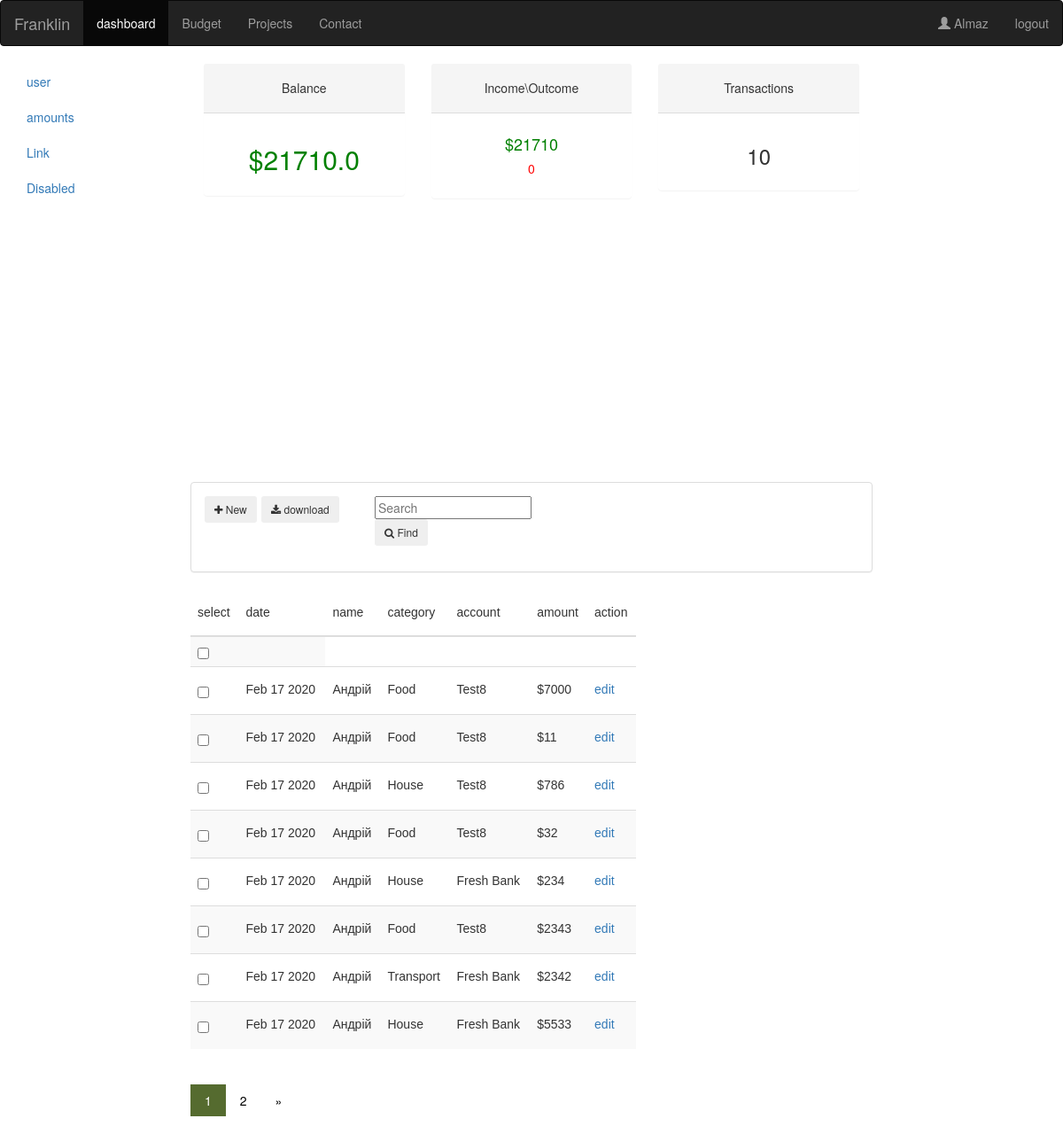
Screenshot of /user (signed in) with the database file from the repository.
### finance/models.py (models this page shows, shortened)
class Trasaction(models.Model):
    profile =models.ForeignKey("Profile",null=True,blank=True,on_delete=models.CASCADE)
    category =models.ForeignKey("Category",null=True,blank=True,on_delete=models.CASCADE)
    name = models.CharField(max_length=120)
    date = models.DateField(auto_now_add=True, blank=True)
    amount = models.ForeignKey(Amount, on_delete=models.CASCADE)
    transaction_amount = models.IntegerField(max_length=9,blank=True,null=True)

class Category(models.Model):
    profile =models.ForeignKey("Profile",null=True,blank=True,on_delete=models.CASCADE)
    name = models.CharField(max_length=120)
    def __str__(self):              # __unicode__ on Python 2
        return str(self.name)

class Amount(models.Model):
    profile =models.ForeignKey("Profile",null=True,blank=True,on_delete=models.CASCADE)
    AMOUNT_TYPE_CHOICES = (
            ('cash', 'Cash'),
            ('card ','Card'),
        )
    name = models.CharField(max_length=120,)
    type = models.CharField(max_length=120,choices=AMOUNT_TYPE_CHOICES,default="cash")
    balance = models.DecimalField(max_digits=19, decimal_places=2)
    def __str__(self):              # __unicode__ on Python 2
        return self.name

### finance/decorators.py (the view)
        def wrapper_func(request,*args,**kwargs):
            group = None
            if request.user.groups.exists():               # Если группа существует
                group = request.user.groups.all()[0].name  # Получить имя группы
            if group in allowed_roles:                     # Если группа в списке разрешенных
                return view_func(request,*args,**kwargs)   # Вернуть вид страницы
            else:
                return HttpResponse("you are not authorized to view this page")

### finance/templates/finance/user_page.html (shortened to what this page needs)
{% extends 'finance/base.html' %}
  {% block content %}
    <div class="col-lg-8 col-sm-8">
      <div class="col-lg-4" >
        <div class="panel panel-default" style="border:none;">
              <div class="panel-heading" style="text-align:center;"><h5 >Balance</h5></div>
              {% if amount_balance > 0 %}
                <div class="panel-body" style="text-align:center;"><h2 style="color:green">${{amount_balance}}</h2></div>
              {% else %}
                <div class="panel-body" style="text-align:center;"><h3 style="color:red">${{amount_balance}}</h3></div>
              {%endif%}
         </div>
      </div>
      <div class="col-lg-4" style="text-align:center;">
          <div class="panel panel-default" style="border:none;">
                <div class="panel-heading" style="text-align:center;"><h5 ">Income\Outcome</h5></div>
                <div class="panel-body" style="text-align:center;"><h4 style="color:green;">${{income}}</h4><h5><h5 style="color:red;">{{outcome}}<h5></h5></div>
           </div>
           </div>
      <div class="col-lg-4" style="text-align:center;">
          <div class="panel panel-default" style="border:none;">
                <div class="panel-heading" style="text-align:center;"><h5>Transactions</h5></div>
                <div class="panel-body" style="text-align:center;"><h3>{{count}}</h3></div>
           </div>
      </div>
      <div class="row">
        <div class="col-lg-8" >
    <div id="lines" style="width: 700px; height: 300px;"></div>
        </div>
      </div>
    <div class="panel panel-default">
        <div class="panel-body" style="text-align:left;align:center;">
        <div class="row">
              <div class="col-lg-1 ">
                  <div class="d-inline">
                <form action="addTransaction" method="POST">{% csrf_token %}
                <button class="btn btn-sm btn-outline-secondary" type="submit"  value="Submit" ><i class="fa fa-plus"></i> New</button>
                </form>
                    </div>
                </div>
                <div class="col-lg-2 ">
                    <div class="d-inline">
                <button class="btn btn-sm btn-outline-secondary"><i class="fa fa-download"></i> download</button>
                </div>
              </div>
                <div class="col-lg-4 ">
                  <form  method="get" >
                      <input type="text" name="{{myFilter.form.name.name}}"  placeholder="Search">
                      <button class="btn btn-sm btn-outline-secondary" type="submit"><i class="fa fa-search"> </i> Find</button>
                  </form>
                </div>
            </div>
        </div>
    </div>
<div class="row">
  <div class="col-lg-8">
    <table class="table table-striped table-md" >
      <thead>
        <tr>
          <th><h5>select</h5></th>
          <th><h5>date</h5></th>
          <th><h5>name</h5></th>
          <th><h5>category</h5></th>
          <th><h5>account</h5></th>
          <th><h5>amount</h5></th>
          <th><h5>action</h5></th>
       </thead>
          <tbody style="font-size:14px;font-style:normal;font-weight:normal;">
              <tr>
                  <th><input type='checkbox' class='toCheck' id="checkall" onchange="checkAll()"> <th><p id="checkcounter"></p></th>
</th>
              </tr>
          {% for i in page_obj %}
          <tr>
          <th><h5><input  class ="items" id="{{i.id}}" type="checkbox" name="item" value="{{i.id}}" onchange="buttonDisplay(this)"></h5></th>
          <th><h5>{{ i.date|date:"M d Y"}}</h5></th>
          <th><h5>{{ i.name }}</h5></th>
          <th><h5>{{i.category}}</h5></th>
          <th><h5>{{i.amount}}</h5></th>
          <th><h5>${{ i.transaction_amount }}</h5></th>
          <th><h5><a href="{% url 'Transaction_edit' i.id%}">edit</a></h5></th>
        </tr>
          {%endfor%}
        </tbody>
    </table>
<div class="pagination">
  <span class="step-links">
      <a class="active" style="background:DarkOliveGreen;">{{ page_obj.number }}</a>
    {% if page_obj.has_next %}
      <a href="?page={{ page_obj.next_page_number }}">{{ page_obj.next_page_number }}</a>
      <a href="?page={{ page_obj.paginator.num_pages }}">&raquo;</a>
    {% endif %}
  </span>
</div>
      </div>
      </div>
      {% endblock %}

### finance/templates/finance/base.html (shortened to what this page needs)
{% load static %}
<html >
  <head>
    <link rel="stylesheet" type="text/css" href="{% static 'finance/style.css' %}">
    <link rel="stylesheet" href="https://cdnjs.cloudflare.com/ajax/libs/font-awesome/4.7.0/css/font-awesome.min.css">
    <link rel="stylesheet" href="https://maxcdn.bootstrapcdn.com/bootstrap/3.4.1/css/bootstrap.min.css">
  </head>
    <body>
    <nav class="navbar navbar-inverse">
    <div class="navbar-header">
      <a class="navbar-brand" href="/">Franklin</a>
    </div>
    <div class="collapse navbar-collapse" id="myNavbar">
      <ul class="nav navbar-nav">
        <li class="active"><a href="/dashboard">dashboard</a></li>
        <li><a href="/budget">Budget</a></li>
        <li><a href="#">Projects</a></li>
        <li><a href="#">Contact</a></li>
      </ul>
      <ul class="nav navbar-nav navbar-right">
        {% if user.is_authenticated %}
        <li><a href="#"><span class="glyphicon glyphicon-user"></span> {{user}}</a></li>
        <li><a href={%url 'logout' %}>logout</a></li>
        {% else %}
        <li><a href="#"><span class="glyphicon glyphicon-user"></span> {{user}}</a></li>
        <li><a href="/login"><span class="glyphicon glyphicon-log-in"></span> Login</a></li>
        <li><a href="/register"><span class="glyphicon glyphicon-sign-up"></span> SignUp</a></li>
        {% endif %}
      </ul>
    </div>
</nav>
<div class="container-fluid">
  <div class="row">
    <div class="col-lg-2 col-sm-2 ">
      <ul class="nav flex-column">
        <li class="nav-item">
          <a class="nav-link" href="/user">user</a>
        </li>
        <li class="nav-item">
          <a class="nav-link" href="/amounts">amounts</a>
        </li>
        <li class="nav-item">
          <a class="nav-link" href="#">Link</a>
        </li>
        <li class="nav-item">
          <a class="nav-link disabled" href="#">Disabled</a>
        </li>
      </ul>
    </div>
              {% block content %}
              {% endblock %}
  </body>
  </html>

### finance/static/finance/style.css (style rules this page uses)
th { font-family: sans-serif; font-style: normal; }
.pagination a { color: black; float: left; padding: 8px 16px; text-decoration: none; transition: background-color .3s; }
.pagination a.active { background-color: dodgerblue; color: white; }

### rows the page displays
Trasaction: date "Feb 17 2020", name "Андрій", category "Food", amount "Test8", transaction_amount "7000"
Trasaction: date "Feb 17 2020", name "Андрій", category "Food", amount "Test8", transaction_amount "11"
Trasaction: date "Feb 17 2020", name "Андрій", category "House", amount "Test8", transaction_amount "786"
Trasaction: date "Feb 17 2020", name "Андрій", category "Food", amount "Test8", transaction_amount "32"
Trasaction: date "Feb 17 2020", name "Андрій", category "House", amount "Fresh Bank", transaction_amount "234"
Trasaction: date "Feb 17 2020", name "Андрій", category "Food", amount "Test8", transaction_amount "2343"
Trasaction: date "Feb 17 2020", name "Андрій", category "Transport", amount "Fresh Bank", transaction_amount "2342"
Trasaction: date "Feb 17 2020", name "Андрій", category "House", amount "Fresh Bank", transaction_amount "5533"

### other values shown
{{ user }} "Almaz"
{{ amount_balance }} "21710.0"
{{ income }} "21710"
{{ outcome }} "0"
{{ count }} "10"
{{ page_obj.number }} "1"
{{ page_obj.next_page_number }} "2"
